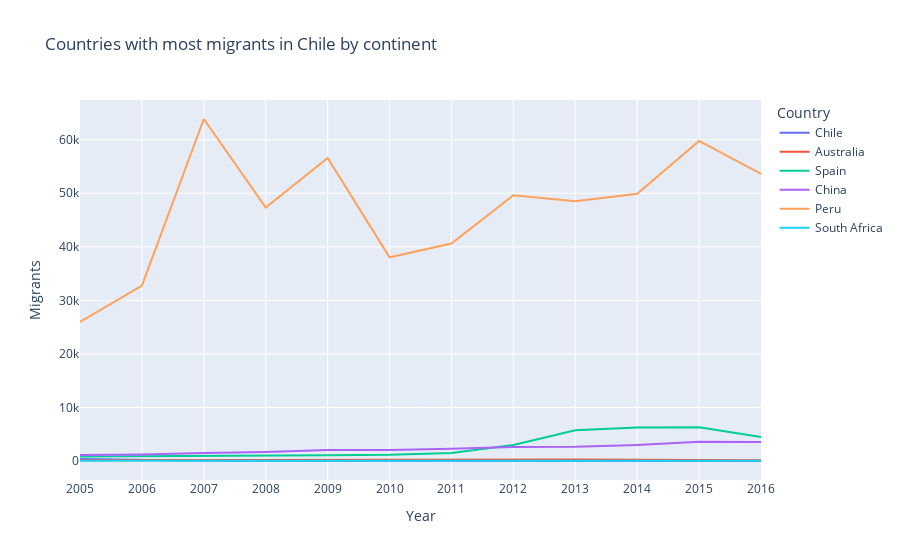

Here is the notebook cell this chart was saved with:
### Code cell
# Crear grafico
fig = px.line(df_melted, x='Year', y='Migrants', color='Country', title='Countries with most migrants in Chile by continent')
#Setear los años como valor unico para que se muestren todos en el eje x
all_years = df_melted['Year'].unique()
fig.update_xaxes(tickmode='array', tickvals=all_years)

fig.show()

### Figure 1 — Plotly figure (JSON) as saved in the notebook; plotly's stock layout.template omitted (floating-point values rounded to 4 significant figures)
{"data": [{"hovertemplate": "Country=Chile<br>Year=%{x}<br>Migrants=%{y}<extra></extra>", "legendgroup": "Chile", "line": {"color": "#636efa", "dash": "solid"}, "marker": {"symbol": "circle"}, "mode": "lines", "name": "Chile", "orientation": "v", "showlegend": true, "type": "scatter", "x": [2005, 2006, 2007, 2008, 2009, 2010, 2011, 2012, 2013, 2014, 2015, 2016], "xaxis": "x", "y": [392, 173, 50, 26, 20, 30, 0, 0, 0, 0, 0, 0], "yaxis": "y"}, {"hovertemplate": "Country=Australia<br>Year=%{x}<br>Migrants=%{y}<extra></extra>", "legendgroup": "Australia", "line": {"color": "#EF553B", "dash": "solid"}, "marker": {"symbol": "circle"}, "mode": "lines", "name": "Australia", "orientation": "v", "showlegend": true, "type": "scatter", "x": [2005, 2006, 2007, 2008, 2009, 2010, 2011, 2012, 2013, 2014, 2015, 2016], "xaxis": "x", "y": [123, 160, 145, 200, 186, 186, 262, 291, 293, 244, 235, 154], "yaxis": "y"}, {"hovertemplate": "Country=Spain<br>Year=%{x}<br>Migrants=%{y}<extra></extra>", "legendgroup": "Spain", "line": {"color": "#00cc96", "dash": "solid"}, "marker": {"symbol": "circle"}, "mode": "lines", "name": "Spain", "orientation": "v", "showlegend": true, "type": "scatter", "x": [2005, 2006, 2007, 2008, 2009, 2010, 2011, 2012, 2013, 2014, 2015, 2016], "xaxis": "x", "y": [825, 869, 944, 936, 1092, 1170, 1508, 2989, 5737, 6262, 6313, 4458], "yaxis": "y"}, {"hovertemplate": "Country=China<br>Year=%{x}<br>Migrants=%{y}<extra></extra>", "legendgroup": "China", "line": {"color": "#ab63fa", "dash": "solid"}, "marker": {"symbol": "circle"}, "mode": "lines", "name": "China", "orientation": "v", "showlegend": true, "type": "scatter", "x": [2005, 2006, 2007, 2008, 2009, 2010, 2011, 2012, 2013, 2014, 2015, 2016], "xaxis": "x", "y": [1131, 1210, 1517, 1659, 2054, 2041, 2295, 2609, 2669, 3010, 3583, 3569], "yaxis": "y"}, {"hovertemplate": "Country=Peru<br>Year=%{x}<br>Migrants=%{y}<extra></extra>", "legendgroup": "Peru", "line": {"color": "#FFA15A", "dash": "solid"}, "marker": {"symbol": "circle"}, "mode": "lines", "name": "Peru", "orientation": "v", "showlegend": true, "type": "scatter", "x": [2005, 2006, 2007, 2008, 2009, 2010, 2011, 2012, 2013, 2014, 2015, 2016], "xaxis": "x", "y": [25966, 32746, 63869, 47336, 56586, 38048, 40628, 49643, 48517, 49900, 59767, 53624], "yaxis": "y"}, {"hovertemplate": "Country=South Africa<br>Year=%{x}<br>Migrants=%{y}<extra></extra>", "legendgroup": "South Africa", "line": {"color": "#19d3f3", "dash": "solid"}, "marker": {"symbol": "circle"}, "mode": "lines", "name": "South Africa", "orientation": "v", "showlegend": true, "type": "scatter", "x": [2005, 2006, 2007, 2008, 2009, 2010, 2011, 2012, 2013, 2014, 2015, 2016], "xaxis": "x", "y": [43, 52, 58, 89, 94, 69, 100, 96, 94, 93, 89, 65], "yaxis": "y"}], "layout": {"legend": {"title": {"text": "Country"}, "tracegroupgap": 0}, "title": {"text": "Countries with most migrants in Chile by continent"}, "xaxis": {"anchor": "y", "domain": [0, 1], "tickmode": "array", "tickvals": [2005, 2006, 2007, 2008, 2009, 2010, 2011, 2012, 2013, 2014, 2015, 2016], "title": {"text": "Year"}}, "yaxis": {"anchor": "x", "domain": [0, 1], "title": {"text": "Migrants"}}}}
